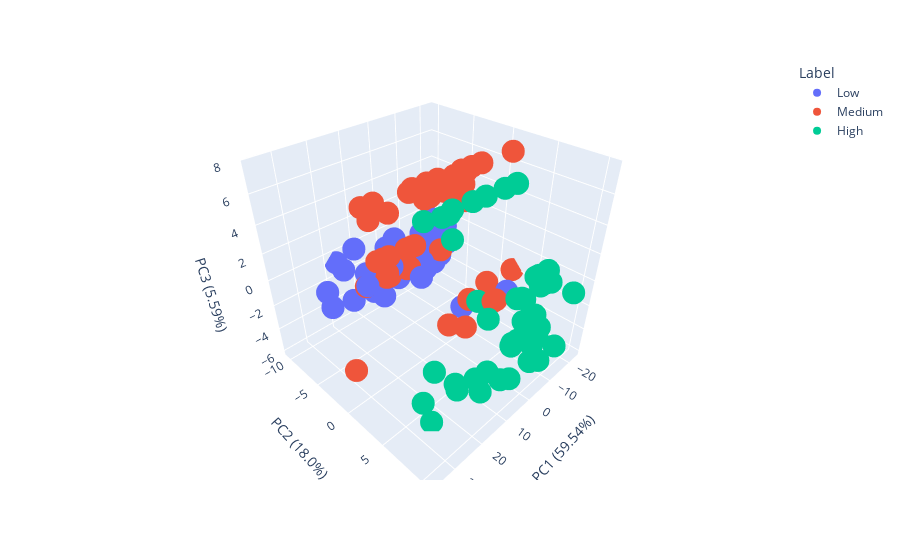

The cell this chart's notebook holds for it:
### Markdown cell above
#### Method 2: Principal Component Analysis (PCA)

The features that contributes to the highest variance, indicated by the principal components (PC) will be extracted.
- Method 2a: Uses 2 PC
- Method 2b: Uses 3 PC

### Code cell
x = features
y=df["Level"]
n_comp=10
pc_list = [f"PC{i+1}" for i in range(n_comp)]

from sklearn import decomposition
pca = decomposition.PCA(n_components=n_comp)
pc = pca.fit_transform(x)
pc_df = pd.DataFrame(data=pc,columns=pc_list)
pc_df['Label'] = y

var = pd.DataFrame({'Variance':pca.explained_variance_ratio_,
             'PC':pc_list})

#Make a 3D plot for the PC
import plotly.express as plotly_express
figure = plotly_express.scatter_3d(pc_df,x="PC1",y="PC2",z="PC3",color="Label",)
figure.update_layout(showlegend=True,
                     scene=dict(
                         xaxis_title="PC1 ("+ str(round(var['Variance'][0]*100,2)) + "%)",
                         yaxis_title="PC2 ("+ str(round(var['Variance'][1]*100,2)) + "%)",
                         zaxis_title="PC3 ("+ str(round(var['Variance'][2]*100,2)) + "%)"
                     ))
figure.show()

### Figure 1 — Plotly figure (JSON) as saved in the notebook; plotly's stock layout.template omitted (floating-point values rounded to 4 significant figures; data arrays with more than 128 entries replaced by an {"elided": "..."} marker saying what was removed)
{"data": [{"hovertemplate": "Label=Low<br>PC1=%{x}<br>PC2=%{y}<br>PC3=%{z}<extra></extra>", "legendgroup": "Low", "marker": {"color": "#636efa", "symbol": "circle"}, "mode": "markers", "name": "Low", "scene": "scene", "showlegend": true, "type": "scatter3d", "x": {"elided": "303 float values"}, "y": {"elided": "303 float values"}, "z": {"elided": "303 float values"}}, {"hovertemplate": "Label=Medium<br>PC1=%{x}<br>PC2=%{y}<br>PC3=%{z}<extra></extra>", "legendgroup": "Medium", "marker": {"color": "#EF553B", "symbol": "circle"}, "mode": "markers", "name": "Medium", "scene": "scene", "showlegend": true, "type": "scatter3d", "x": {"elided": "332 float values"}, "y": {"elided": "332 float values"}, "z": {"elided": "332 float values"}}, {"hovertemplate": "Label=High<br>PC1=%{x}<br>PC2=%{y}<br>PC3=%{z}<extra></extra>", "legendgroup": "High", "marker": {"color": "#00cc96", "symbol": "circle"}, "mode": "markers", "name": "High", "scene": "scene", "showlegend": true, "type": "scatter3d", "x": {"elided": "365 float values"}, "y": {"elided": "365 float values"}, "z": {"elided": "365 float values"}}], "layout": {"legend": {"title": {"text": "Label"}, "tracegroupgap": 0}, "margin": {"t": 60}, "scene": {"domain": {"x": [0, 1], "y": [0, 1]}, "xaxis": {"title": {"text": "PC1 (59.54%)"}}, "yaxis": {"title": {"text": "PC2 (18.0%)"}}, "zaxis": {"title": {"text": "PC3 (5.59%)"}}}, "showlegend": true}}
